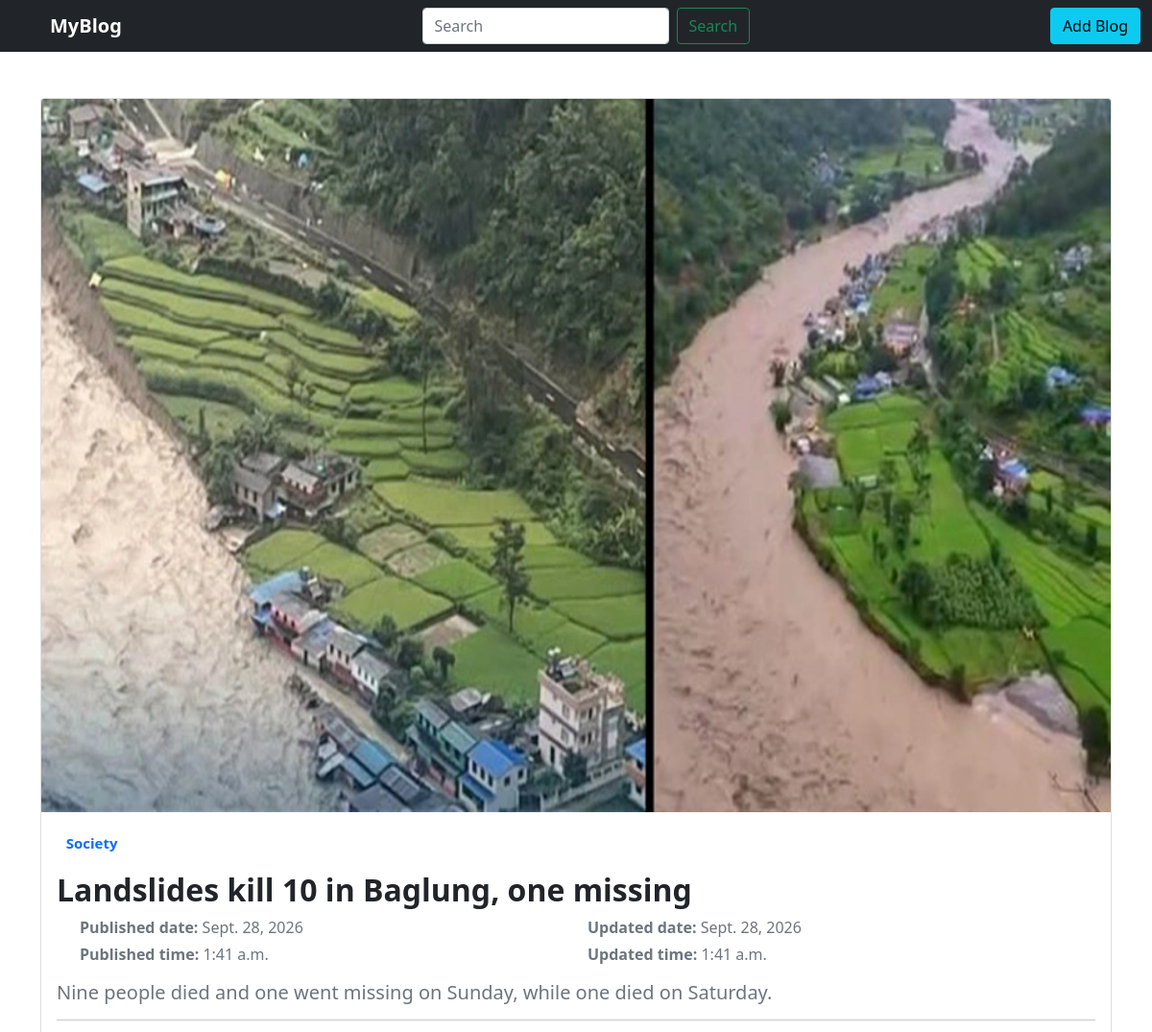
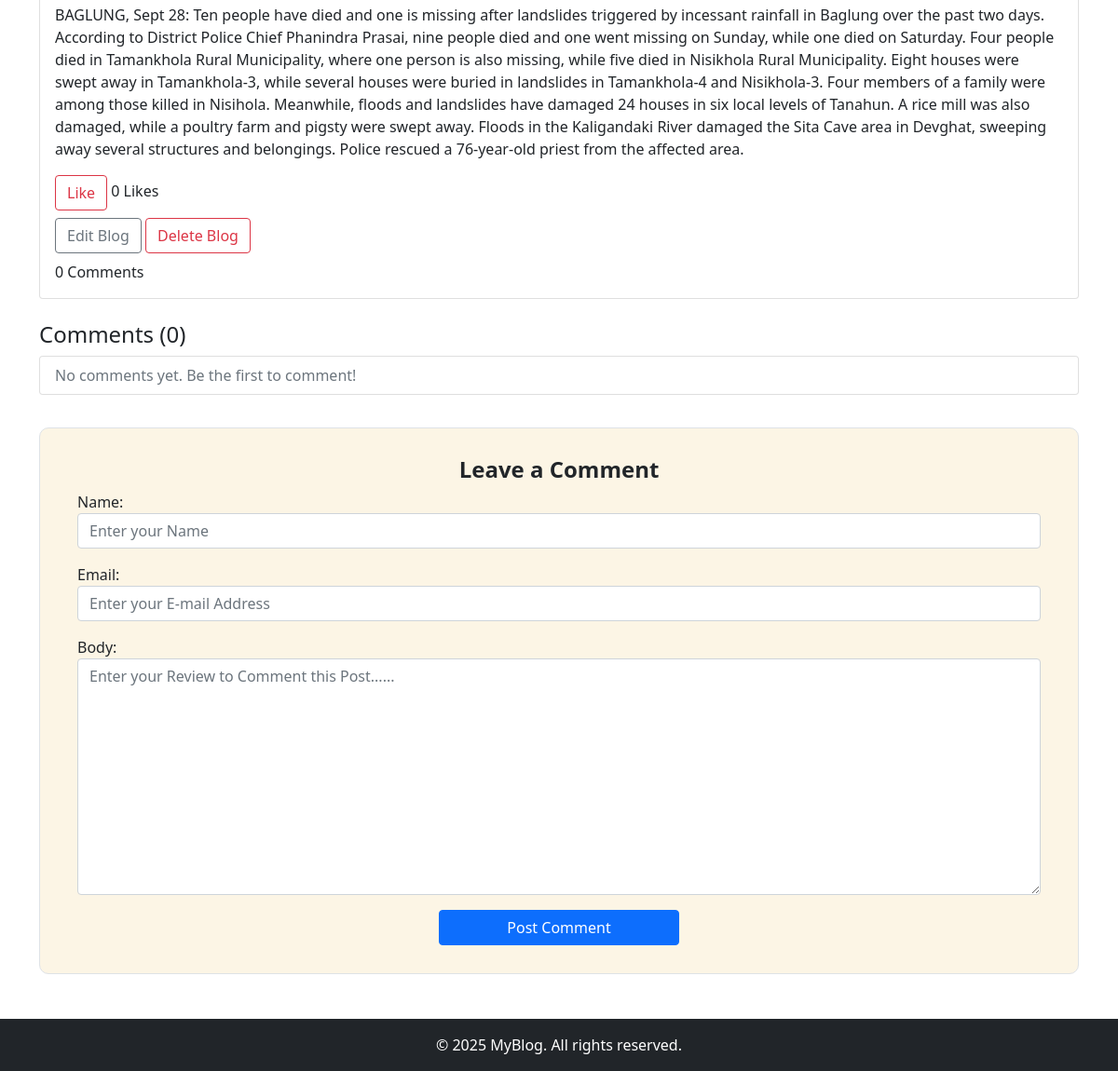
Page /posts/2/ on the committed database (2 pictures, top to bottom).
### blog/models.py (models this page shows)
class Blog(models.Model):
    title = models.CharField(max_length=1500)
    description = models.TextField(max_length=9000)
    image = models.ImageField(upload_to="blog_images/")
    content = models.CharField(max_length=30000000)
    created_date = models.DateTimeField(auto_now_add=True)
    updated_date = models.DateTimeField(auto_now=True)
    likes = models.PositiveIntegerField(default=0)
    CATEGORY_CHOICES = [
        ("politics", "Politics"),
        ("economy", "Economy"),
        ("society", "Society"),
        ("world", "World"),
        ("op-ed", "OP-ED"),
        ("sports", "Sports"),
        ("diaspora", "Diaspora"),
        ("market", "Market"),
    ]
    category = models.CharField(
        max_length=20,
        choices=CATEGORY_CHOICES
    )
    def __str__(self):
        return self.title

### blog/views.py (the view, shortened to what this page needs)
# urls.py: path('posts/<int:pk>/', views.blog_detail, name='detail'),
def blog_detail(request, pk):       # pk = primary key, should have a unique primary key
    posts = get_object_or_404(Blog, pk=pk)
    print(posts, ": ", posts.__str__())
    comments = posts.comments.all()
    form = CommentForm()
    return render(request, 'detail.html', {'posts': posts, 'form': form, 'comments': comments})

### blog/forms.py
class CommentForm(forms.ModelForm):
    class Meta:
        model = Comment     # kun model ko form ho?
        fields = ('name', 'email', 'body')
        widgets = {
            'name': forms.TextInput(attrs={'class': 'form-control', 'placeholder': 'Enter your Name', 'required': True,}),
            'email': forms.EmailInput(attrs={'class': 'form-control', 'placeholder': 'Enter your E-mail Address', 'required': True,}),
            'body': forms.Textarea(attrs={'class': 'form-control', 'placeholder': 'Enter your Review to Comment this Post......', 'required': True,})
            }

### blog/templates/detail.html (shortened to what this page needs)
{% extends "base.html" %}
{% block title %}{{posts.title}}{% endblock title %} {% block content %}
<div class="container my-5">
  <div class="row">
    <div class="col-lg-12 mx-auto">
      <div class="card">
        {% if posts.image %}
        <img
          src="{{ posts.image.url }}"
          class="card-img-top"
          alt="{{ posts.title }}"
        />
        {% endif %}
        <div class="card-body">
          <p class="text-md-start fs-5">
            <span class="badge text-primary">
              {{ posts.get_category_display }}
            </span>
          </p>
          <h2 class="card-title text-lg-start">
            <strong>{{posts.title}}</strong>
          </h2>
          <div class="container">
            <div class="row">
              <div class="col">
                <p class="text-muted mb-1">
                  <strong>Published date:</strong> {{posts.created_date|date}}
                </p>
                <p class="text-muted">
                  <strong>Published time:</strong> {{posts.created_date|time}}
                </p>
              </div>
              <div class="col">
                <p class="text-muted mb-1">
                  <strong>Updated date:</strong> {{ posts.updated_date|date}}
                </p>
                <p class="text-muted">
                  <strong>Updated time:</strong> {{ posts.updated_date|time }}
                </p>
              </div>
            </div>
          </div>
          <h5 class="text-muted">{{posts.content|safe}}</h5>
          <hr />
          <p class="">{{posts.description}}</p>
          <form method="POST" action="{% url 'like' posts.pk %}">
            <button type="submit" class="btn btn-outline-danger">
               Like
            </button>
            <span>{{ posts.likes }}</span> Likes
          </form>
          <a
            href="{% url 'blog-update' posts.pk %}"
            class="btn btn-outline-secondary mt-2"
          >
            Edit Blog
          </a>
          <a
            href="{% url 'blog_delete' posts.pk %}"
            class="btn btn-outline-danger mt-2"
          >
            Delete Blog
          </a>
          <div class="mt-2">
            <span>{{ comments.count }}</span> Comments
          </div>
        </div>
      </div>
      <div class="mt-4">
        <h4>Comments ({{ comments.count }})</h4>
        <ul class="list-group">
          {% for comment in comments %}
          <li class="list-group-item">
            <p class="mb-1">
              <strong>{{ comment.name }}:</strong> {{ comment.body }}
            </p>
            <small class="text-muted"
              >{{ comment.created_date|date:"F j, Y, g:i A" }}</small
            >
          </li>
          {% empty %}
          <li class="list-group-item text-muted">
            No comments yet. Be the first to comment!
          </li>
          {% endfor %}
        </ul>
      </div>
      <div
        class="border min-vh-150"
        style="
          background-color: #fcf5e5;
          margin-top: 35px;
          padding: 30px 40px;
          border-radius: 10px;
        "
      >
        <h4 class="text-center fw-bold">Leave a Comment</h4>
        <form method="POST">
          <div class="mb-3">{{form.as_p}}</div>
          <div class="d-grid col-3 mx-auto">
            <button type="submit" class="btn btn-primary rounded-lg">
              Post Comment
            </button>
          </div>
        </form>
      </div>
    </div>
  </div>
</div>
{% endblock %}

### blog/static/css/style.css (style rules this page uses)
html, body { min-height: 100%; }
body { min-height: 100vh; display: flex; flex-direction: column; background-color: antiquewhite; }

### rows in the picture
Blog: image (picture), category "Society", title "Landslides kill 10 in Baglung, one missing", created_date "Sept. 28, 2026", created_date "1:41 a.m.", updated_date "Sept. 28, 2026", updated_date "1:41 a.m.", content "Nine people died and one went missing on Sunday, while one died on Saturday.", description "BAGLUNG, Sept 28: Ten people have died and one is missing after landslides triggered by incessant rainfall in Baglung over the past two days. According to District Police Chief Phanindra Prasai, nine people died and one went missing on Sunday, while one died on Saturday. Four people died in Tamankhola Rural Municipality, where one person is also missing, while five died in Nisikhola Rural Municipality. Eight houses were swept away in Tamankhola-3, while several houses were buried in landslides in Tamankhola-4 and Nisikhola-3. Four members of a family were among those killed in Nisihola. Meanwhile, floods and landslides have damaged 24 houses in six local levels of Tanahun. A rice mill was…", likes "0", count "0"

### other values in the picture
{{ comments.count }} "0"
